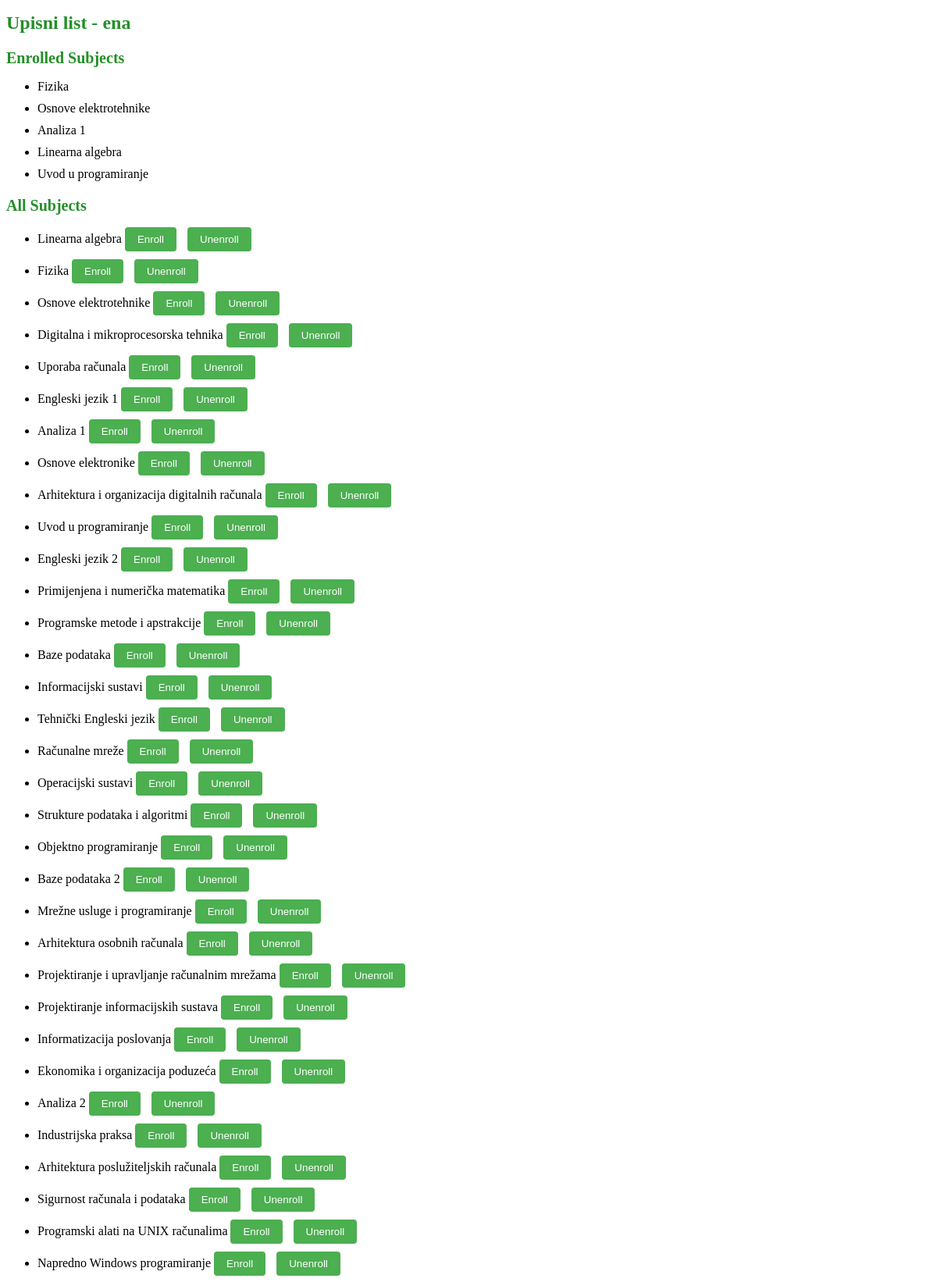
The app's page /upisni_list/11/ (upper part) with its own data.
### app_1/models.py (models this page shows, shortened)
class Korisnici(AbstractUser):
    ROLES = (('prof', 'profesor'), ('stu', 'student'), ('admin', 'admin'))
    STATUS = (('none', 'None'), ('izv', 'izvanredni student'), ('red', 'redovni student'))
    role = models.CharField(max_length=50, choices=ROLES)
    status = models.CharField(max_length=50, choices=STATUS)

class Upisi(models.Model):
    student_id = models.ForeignKey(Korisnici, on_delete=models.CASCADE)
    predmet_id = models.ForeignKey(Predmeti, on_delete=models.CASCADE)
    status = models.CharField(max_length=100, choices=Predmeti.STATUS)

class Predmeti(models.Model):
    IZBORNI = (('DA', 'da'), ('NE', 'ne'))
    STATUS = (('upis', 'upisan'), ('da', 'polozen'), ('ne', 'izgubio potpis'))
    name = models.CharField(max_length=50)
    kod = models.CharField(max_length=50)
    program = models.CharField(max_length=50)
    ects = models.IntegerField()
    sem_red = models.IntegerField()
    sem_izv = models.IntegerField()
    izborni = models.CharField(max_length=50, choices=IZBORNI)
    nositelj = models.ForeignKey(Korisnici, on_delete=models.SET_NULL, null=True)

### app_1/views.py (the view)
# urls.py: path('upisni_list/<int:student_id>/', views.upisni_list, name='upisni_list'),
def upisni_list(request, student_id):
    student = get_object_or_404(Korisnici, id=student_id)
    enrolled_subjects = Upisi.objects.filter(student_id=student_id)
    subjects = Predmeti.objects.all()
    return render(request, 'upisni_list.html', {'student': student, 'subjects': subjects, 'enrolled_subjects': enrolled_subjects})

### app_1/templates/upisni_list.html (shortened to what this page needs)
{% extends 'base.html' %}
{% block upisni_list %}
  <h1>Upisni list - {{ student.username }}</h1>
  <div class="row">
    <div class="col-md-6">
      <h2>Enrolled Subjects</h2>
      <ul>
        {% for subject in enrolled_subjects %}
          <li>{{ subject.predmet_id.name }}</li>
        {% endfor %}
      </ul>
    </div>
    <div class="col-md-6">
      <h2>All Subjects</h2>
      <ul>
        {% for subject in subjects %}
          <li>
            {{ subject.name }}
            <div class="button-container">
              <form method="post" action="{% url 'enroll_subject' student.id %}">
                <button type="submit" class="submit-button">Enroll</button>
              </form>
            </div>
            <div class="button-container">
              <form method="post" action="{% url 'unenroll_subject' student.id %}">
                <button type="submit" class="submit-button">Unenroll</button>
              </form>
            </div>
          </li>
        {% endfor %}
      </ul>
    </div>
  </div>
{% endblock %}

### app_1/templates/upisni_list.html (style rules this page uses)
h1 { color: #248f28; font-size: 24px; margin-bottom: 20px; }
h2 { color: #248f28; font-size: 20px; margin-bottom: 10px; }
ul { margin-bottom: 20px; }
li { margin-bottom: 10px; }
.col-md-6 { width: 50%; }
.button-container { display: inline-block; margin-right: 10px; }
.submit-button { background-color: #4CAF50; color: white; padding: 8px 16px; border: none; border-radius: 4px; cursor: pointer; }

### records on screen
Korisnici: username "ena"
Upisi: predmet_id.name "Fizika"
Upisi: predmet_id.name "Osnove elektrotehnike"
Upisi: predmet_id.name "Analiza 1"
Upisi: predmet_id.name "Linearna algebra"
Upisi: predmet_id.name "Uvod u programiranje"
Predmeti: name "Linearna algebra"
Predmeti: name "Fizika"
Predmeti: name "Osnove elektrotehnike"
Predmeti: name "Digitalna i mikroprocesorska tehnika"
Predmeti: name "Uporaba računala"
Predmeti: name "Engleski jezik 1"
Predmeti: name "Analiza 1"
Predmeti: name "Osnove elektronike"
Predmeti: name "Arhitektura i organizacija digitalnih računala"
Predmeti: name "Uvod u programiranje"
Predmeti: name "Engleski jezik 2"
Predmeti: name "Primijenjena i numerička matematika"
Predmeti: name "Programske metode i apstrakcije"
Predmeti: name "Baze podataka"
Predmeti: name "Informacijski sustavi"
Predmeti: name "Tehnički Engleski jezik"
Predmeti: name "Računalne mreže"
Predmeti: name "Operacijski sustavi"
Predmeti: name "Strukture podataka i algoritmi"
Predmeti: name "Objektno programiranje"
Predmeti: name "Baze podataka 2"
Predmeti: name "Mrežne usluge i programiranje"
Predmeti: name "Arhitektura osobnih računala"
Predmeti: name "Projektiranje i upravljanje računalnim mrežama"
Predmeti: name "Projektiranje informacijskih sustava"
Predmeti: name "Informatizacija poslovanja"
Predmeti: name "Ekonomika i organizacija poduzeća"
Predmeti: name "Analiza 2"
Predmeti: name "Industrijska praksa"
Predmeti: name "Arhitektura poslužiteljskih računala"
Predmeti: name "Sigurnost računala i podataka"
Predmeti: name "Programski alati na UNIX računalima"
Predmeti: name "Napredno Windows programiranje"
